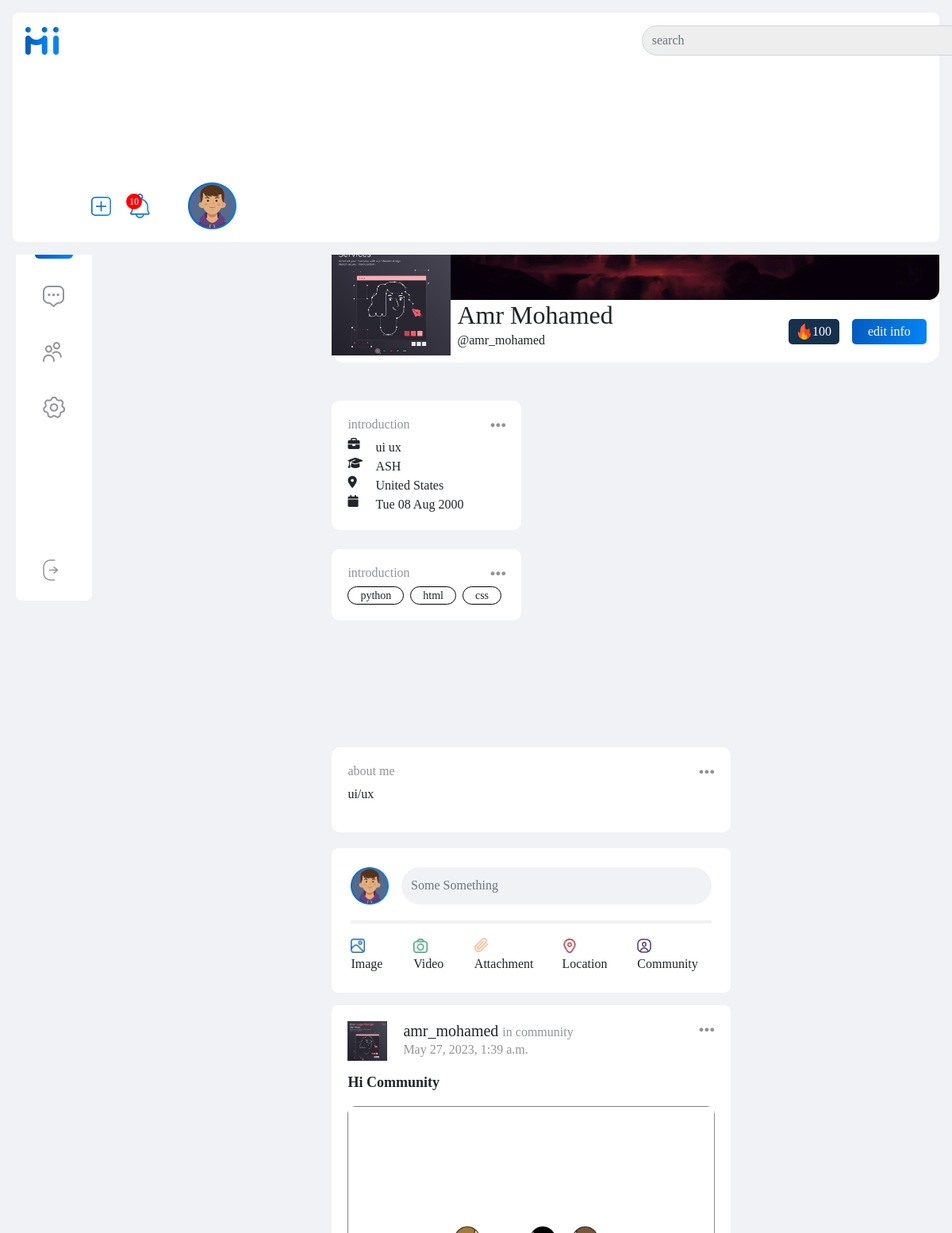
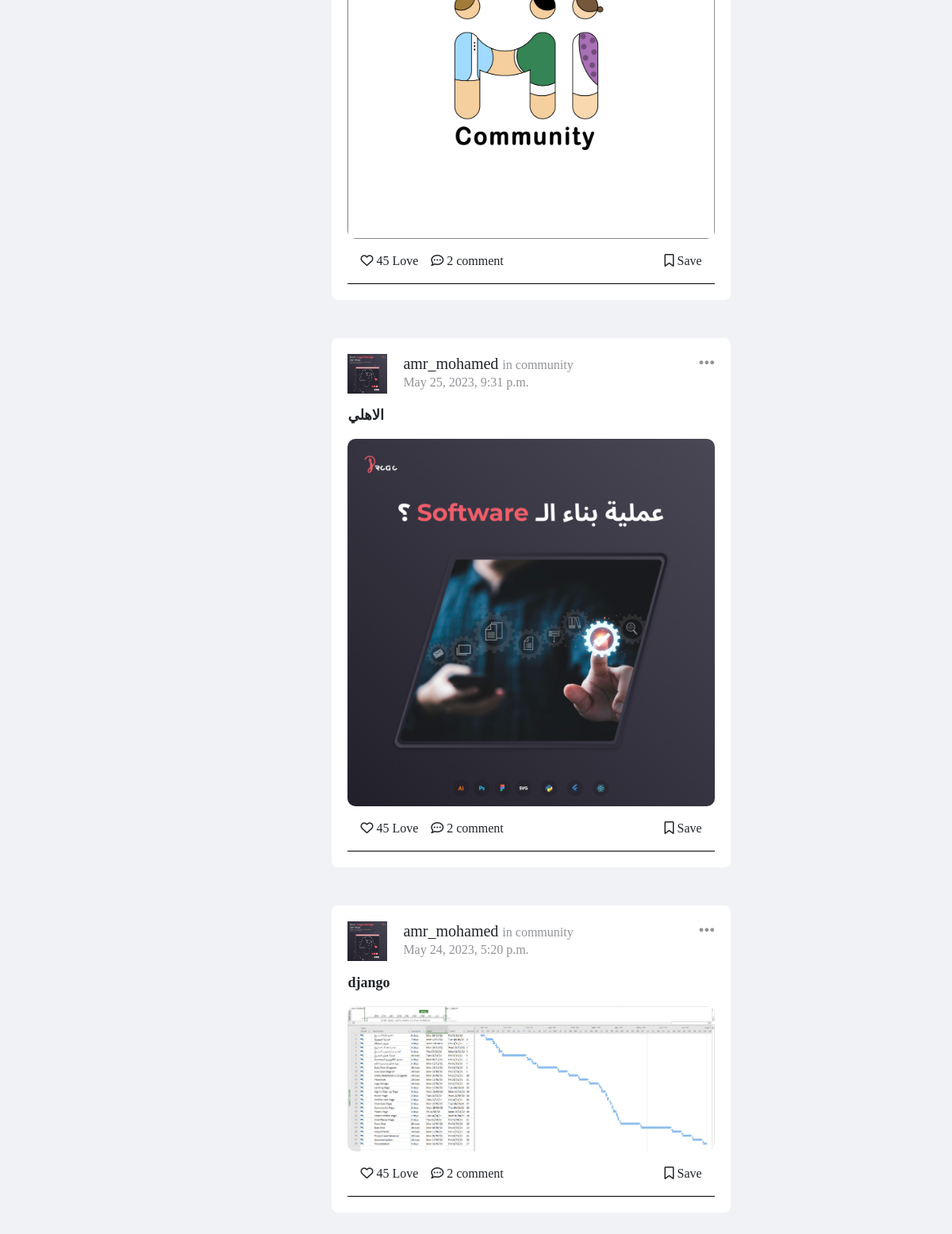
The app's page /accounts/userprofile/1/ (signed in) with its own data (2 pictures, top to bottom).
### accounts/models.py (models this page shows, shortened)
class UserProfile(models.Model):
    user = models.ForeignKey(User, on_delete=models.CASCADE, null=True, blank=True)
    image = models.ImageField(upload_to=image_user, blank = True, null = True)
    phone_number = models.CharField(max_length=15,)
    birth_day = models.DateField(auto_now_add=False, null=True)
    type = models.CharField(max_length=7, choices=GENDER_CHOICES)
    address = models.CharField(max_length = 50, blank = True, null = True)
    country = models.CharField(max_length=15,)
    area = models.CharField(max_length=10,)
    education = models.CharField(max_length=30,)
    job_tite = models.CharField(max_length=15,)
    about_me = models.TextField(max_length=1000, null=True,)
    published_at = models.DateTimeField(auto_now=True)
    interest = models.ManyToManyField(InterestUser, related_name='interests')
    def __str__(self) -> str:
        return self.user.username if self.user else 'No User'

class User(AbstractUser):
    role = models.CharField(max_length=20, null=True, choices=CHOICES_ROLE)
    username = models.CharField(max_length=30, unique=True)
    first_name = models.CharField(max_length=30, unique=False)
    last_name = models.CharField(max_length=30, unique=False)
    email = models.EmailField(_('email address'), max_length=254, unique=True, null=True, blank=True)
    class Meta(AbstractUser.Meta):
        swappable = 'AUTH_USER_MODEL'

class InterestUser(models.Model):
	title = models.CharField(max_length=75, verbose_name='interest_user')
	slug = models.SlugField(null=False, unique=True)
	class Meta:
		verbose_name='interest_user'
		verbose_name_plural = 'interest_user'
	def __str__(self):
		return self.title

### posts/models.py (models this page shows, shortened)
class Post(models.Model):
    creater = models.ForeignKey(UserProfile, on_delete=models.CASCADE, related_name="createdpost")
    description = models.CharField(max_length=500)
    image = models.ImageField(upload_to=image_post_user)
    created_at = models.DateTimeField(default=datetime.now)
    tags = models.CharField(max_length=100, blank=True)

### accounts/views.py (the view)
# urls.py: path('userprofile/<int:profile_id>/', user_profile, name='userprofile'),
@login_required
def user_profile(request, profile_id):
    profile = get_object_or_404(UserProfile, id=profile_id, user=request.user)
    post_user_list = Post.objects.all()
    post_user = Post.objects.filter(creater=profile)
    context = {'profile':profile, 'posts':post_user_list, "postuser":post_user}
    return render(request, 'profile_user.html', context)

### accounts/templates/profile_user.html (shortened to what this page needs)
{% load static %}
<!DOCTYPE html>
<html lang="en">
    <head>
        <link rel="stylesheet" href="{% static 'css/bootstrap.min.css' %}" />
        <link rel="stylesheet" href="https://cdnjs.cloudflare.com/ajax/libs/font-awesome/6.4.0/css/all.min.css" />
        <link rel="stylesheet" href="{% static 'css/style.css' %}" />
    </head>
    <body>
        <nav class="navbar">
        <div class="container-fluid bg-white my-2 mx-3 rounded-3 p-3">
            <div class="row align-items-center justify-content-between">
            <div class="col-md-2 special">
                <div class="nav-brand">
                <img src="{% static 'img/HI LOGO 1.png' %}" alt="Logo mi community" />
                </div>
            </div>
            <div class="col-md-5">
                <div class="search profile">
                <input type="search" class="form-control rounded-pill" id="SearchNav" placeholder="search" />
                </div>
            </div>
            <div class="col-md-3">
                <div class="profile-info d-flex gap-5 justify-content-end align-items-center">
                <ul class="d-flex gap-4 align-items-center position-relative">
                    <li>
                    <img src="{% static 'img/Add.png' %}" alt="" class="img-fluid" />
                    </li>
                    <li class="notifi" id="notifi">
                    <div class="img d-flex align-items-center gap-2">
                        <span class="num">10</span>
                    </div>
                    </li>
                </ul>
                <div class="profileIMG">
                    <img src="{% static 'img/Group 2984.png' %}" alt="profile photo" />
                </div>
                </div>
            </div>
            </div>
        </div>
        </nav>
        <section class="profile home p-2">
        <div class="container-fluid">
            <div class="row flex-nowrap">
            <div class="col-md-2 special" id="special">
                <div class="leftSide bg-white p-4 rounded-3">
                <div class="head mb-4">
                </div>
                <ul class="d-flex flex-column justify-content-between">
                    <div class="upper d-flex flex-column gap-4">
                    <li>
                        <a class="leftSideOption" href="{% url 'accounts:home' %}">
                        </a>
                    </li>
                    <li>
                        <a href="#" class="leftSideOption active">
                        </a>
                    </li>
                    <li>
                        <a href="#" class="leftSideOption">
                        <img src="{% static 'img/chat.png' %}" alt="" />
                        </a>
                    </li>
                    <li>
                        <a href="{% url 'community:community' %}" class="leftSideOption">
                        <img src="{% static 'img/community.png' %}" alt="" />
                        </a>
                    </li>
                    <li>
                        <a href="#" class="leftSideOption">
                        <img src="{% static 'img/setting.png' %}" alt="" />
                        </a>
                    </li>
                    </div>
                    <div class="down">
                    <li>
                        <a href="{% url 'accounts:logout' %}" class="leftSideOption">
                        <img src="{% static 'img/logOut.png' %}" alt="" />
                        </a>
                    </li>
                    </div>
                </ul>
                </div>
            </div>
            <div class="col-md-8 profile-body">
                <div class="profileUser bg-white rounded-4">
                <div class="coverIMG">
                </div>
                <div class="UserInfo d-flex justify-content-between align-items-center">
                    <div class="details d-flex align-items-center">
                    <div class="img">
                        <img src="{{ profile.image.url }}" alt="profile" />
                    </div>
                    <div class="name">
                        <h2>{{user.first_name}} {{user.last_name}}</h2>
                        <p>@{{user.username}}</p>
                    </div>
                    </div>
                    <div class="buttons me-3 d-flex gap-3">
                    <button class="follow d-flex align-items-center">
                        <img src="{% static 'img/fire (1) 1.png' %}" alt="fire" /> 100 </button>
                    <button class="edit">edit info</button>
                    </div>
                </div>
                </div>
                <div class="InfoProfile mt-5">
                <div class="row justify-content-between">
                    <div class="col-md-4">
                    <div class="left">
                        <div class="introduction bg-white">
                        <div class="introHead d-flex justify-content-between">
                            <h2>introduction</h2>
                            <div class="options">
                            <i class="fa-solid fa-ellipsis" id="introOptionBTN"></i>
                            </div>
                        </div>
                        <ul>
                            <li>
                                <i class="fa-solid fa-briefcase"></i>
                                {{ profile.job_tite }}
                            </li>
                            <li>
                                <i class="fa-solid fa-graduation-cap"></i>
                                {{ profile.education }}
                            </li>
                            <li>
                                <i class="fa-solid fa-location-dot"></i>
                                {{profile.country}}
                            </li>
                            <li>
                                <i class="fa-solid fa-calendar"></i>
                                {{profile.birth_day|date:"D d M Y"}}
                            </li>
                        </ul>
                        </div>
                        <div class="intersts bg-white mt-4">
                        <div class="interstHead d-flex justify-content-between">
                            <h2>introduction</h2>
                            <div class="options">
                            <i class="fa-solid fa-ellipsis" id="insertOptionBTN"></i>
                            </div>
                        </div>
                        <div class="interst_wrapper d-flex gap-2 flex-wrap">
                            {% for interest in profile.interest.all %}
                            <div class="interst red">
                                {{ interest }}
                            </div>
                            {% endfor %}
                        </div>
                        </div>
                    </div>
                    </div>
                    <div class="col-md-8">
                    <div class="middle">
                        <div class="about">
                        <div class="aboutHead d-flex justify-content-between">
                            <h2>about me</h2>
                            <div class="options">
                            <i class="fa-solid fa-ellipsis" id="aboutOptionBTN"></i>
                            </div>
                        </div>
                        <p>{{profile.about_me}} </p>
                        </div>
                        <form class="createPost bg-white rounded-3 p-4 mb-3">
                            <div class="head d-flex gap-3">
                                <div class="img">
                                <img src="{% static 'img/Group 2984.png' %}" alt="user photo" class="img-fluid" />
                                </div>
                                <input type="text" class="form-control rounded-pill" id="CreatePost" placeholder="Some Something" />
                            </div>
                            <div class="media">
                                <ul>
                                <li>
                                    <div class="img">
                                    <img src="{% static 'img/picture 1.png' %}" alt="photo icon" />
                                    <span>Image</span>
                                    </div>
                                </li>
                                <li>
                                    <div class="img">
                                    <img src="{% static 'img/camera 1.png' %}" alt="photo icon" />
                                    <span>Video</span>
                                    </div>
                                </li>
                                <li>
                                    <div class="img">
                                    <img src="{% static 'img/paper.png' %}" alt="photo icon" />
                                    <span>Attachment</span>
                                    </div>
                                </li>
                                <li>
                                    <div class="img">
                                    <img src="{% static 'img/LocationPost.png' %}" alt="photo icon" />
                                    <span>Location</span>
                                    </div>
                                </li>
                                <li>
                                    <div class="img">
                                    <img src="{% static 'img/communityPost.png' %}" alt="photo icon" />
                                    <span>Community</span>
                                    </div>
                                </li>
                                </ul>
                            </div>
                        </form>
                        <div class="posts_wrapper">
                            {% for post in postuser reversed  %}
                                    <div class="post bg-white rounded-3 mb-5">
                                        <div class="headPost d-flex justify-content-between">
                                            <div class="info d-flex">
                                                <div class="img"><img src="{{ post.creater.image.url }}" alt=""
                                                        class="img-fluid">
                                                </div>
                                                <div class="details">
                                                    <h2>{{post.creater}} <span>in community</span></h2>
                                                    <p>{{post.created_at}}</p>
                                                </div>
                                            </div>
                                            <div class="options">
                                                <i class="fa-solid fa-ellipsis" id="PostOptionBTN"></i>
                                            </div>
                                        </div>
                                        <div class="captionPost">
                                            <p>{{post.description}}</p>
                                        </div>
                                        <div class="mediaPost">
                                            <img src="{{ post.image.url }}" alt="" class="img-fluid">
                                        </div>
                                        <div class="actionPost m-3 d-flex justify-content-between">
                                            <div class="reaction">
                                                <ul class=" d-flex gap-3">
                                                    <li class="love" id="lovePostParent"><i id="lovePost"
                                                            class="fa-regular fa-heart"></i>
                                                        <span>45</span> Love
                                                    </li>
                                                    <li class="comment" id="commentPostParent"><i
                                                            class="fa-regular fa-comment-dots"></i> <span>2</span>
                                                        comment</li>
                                                </ul>
                                            </div>
                                            <div class="save" id="savePostParent"><i id="savePost"
                                                    class="fa-regular fa-bookmark"></i> Save</div>
                                        </div>
                                        <div class="commentSection" id="commentSection">
                                        </div>
                                    </div>
                            {% endfor %}
                        </div>
                    </div>
                    </div>
                </div>
                </div>
            </div>
            </div>
        </div>
        </section>
    </body>
    </html>

### records on screen
UserProfile: image (picture), job_tite "ui ux", education "ASH", country "United States", birth_day "Tue 08 Aug 2000", about_me "ui/ux"
User: first_name "Amr", last_name "Mohamed", username "amr_mohamed"
InterestUser: title "python"
InterestUser: title "html"
InterestUser: title "css"
Post: creater.image (picture), creater "amr_mohamed", created_at "May 27, 2023, 1:39 a.m.", description "Hi Community", image (picture)
Post: creater.image (picture), creater "amr_mohamed", created_at "May 25, 2023, 9:31 p.m.", description "الاهلي", image (placeholder picture)
Post: creater.image (picture), creater "amr_mohamed", created_at "May 24, 2023, 5:20 p.m.", description "django", image (picture)
